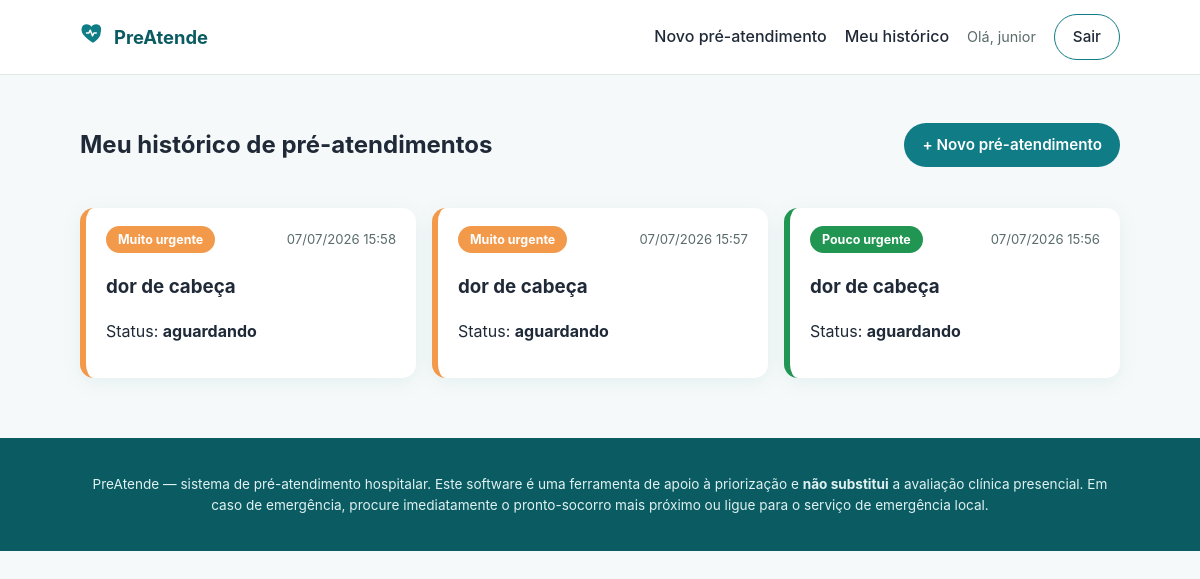
Screenshot of /minhas-triagens (signed in) with the database file from the repository.
### app/models.py (models this page shows, shortened)
class User(db.Model, UserMixin):
    __tablename__ = "usuarios"
    id = db.Column(db.String(36), primary_key=True, default=gerar_uuid)
    nome = db.Column(db.String(120), nullable=False)
    email = db.Column(db.String(150), unique=True, nullable=False, index=True)
    senha_hash = db.Column(db.String(255), nullable=False)
    papel = db.Column(db.String(20), nullable=False, default="paciente")
    ativo = db.Column(db.Boolean, default=True, nullable=False)
    criado_em = db.Column(db.DateTime, default=datetime.utcnow)
    triagens = db.relationship(
        "Triagem", back_populates="paciente", foreign_keys="Triagem.paciente_id"
    )
    def is_profissional(self):
        return self.papel in ("profissional", "admin")

class Triagem(db.Model):
    __tablename__ = "triagens"
    id = db.Column(db.String(36), primary_key=True, default=gerar_uuid)
    paciente_id = db.Column(db.String(36), db.ForeignKey("usuarios.id"), nullable=False)
    queixa_principal = db.Column(db.String(255), nullable=False)
    sintomas = db.Column(db.Text, nullable=True)  # texto livre, sintomas relatados
    escala_dor = db.Column(db.Integer, nullable=False, default=0)  # 0 a 10
    pressao_sistolica = db.Column(db.Integer, nullable=True)
    pressao_diastolica = db.Column(db.Integer, nullable=True)
    frequencia_cardiaca = db.Column(db.Integer, nullable=True)
    frequencia_respiratoria = db.Column(db.Integer, nullable=True)
    temperatura = db.Column(db.Float, nullable=True)
    saturacao_o2 = db.Column(db.Integer, nullable=True)
    sinais_gravidade = db.Column(db.Text, nullable=True)  # ex.: "sangramento;falta_de_ar"
    classificacao_cor = db.Column(db.String(20), nullable=False, default="verde")
    pontuacao_risco = db.Column(db.Integer, nullable=False, default=0)
    motivo_classificacao = db.Column(db.Text, nullable=True)
    status = db.Column(db.String(20), nullable=False, default="aguardando")
    atendido_por_id = db.Column(db.String(36), db.ForeignKey("usuarios.id"), nullable=True)
    observacoes_profissional = db.Column(db.Text, nullable=True)
    criado_em = db.Column(db.DateTime, default=datetime.utcnow, index=True)
    atualizado_em = db.Column(db.DateTime, default=datetime.utcnow, onupdate=datetime.utcnow)
    paciente = db.relationship("User", back_populates="triagens", foreign_keys=[paciente_id])
    profissional = db.relationship("User", foreign_keys=[atendido_por_id])
    def info_prioridade(self):
        return CORES_PRIORIDADE.get(self.classificacao_cor, CORES_PRIORIDADE["verde"])

### app/web/routes.py (the view)
@web_bp.route("/minhas-triagens")
@login_required
def minhas_triagens():
    triagens = (
        Triagem.query.filter_by(paciente_id=current_user.id)
        .order_by(Triagem.criado_em.desc())
        .all()
    )
    return render_template("minhas_triagens.html", triagens=triagens)

### app/templates/minhas_triagens.html (shortened to what this page needs)
{% extends "base.html" %}
{% block conteudo %}
<section class="cabecalho-pagina">
    <h1>Meu histórico de pré-atendimentos</h1>
    <a href="{{ url_for('web.nova_triagem') }}" class="botao botao--primario">+ Novo pré-atendimento</a>
</section>
{% if triagens %}
<div class="lista-cartoes">
    {% for t in triagens %}
    <a href="{{ url_for('web.detalhe_triagem', triagem_id=t.id) }}" class="cartao-triagem cartao-triagem--{{ t.classificacao_cor }}">
        <div class="cartao-triagem__topo">
            <span class="etiqueta-cor etiqueta-cor--{{ t.classificacao_cor }}">{{ t.info_prioridade().label }}</span>
            <span class="cartao-triagem__data">{{ t.criado_em.strftime('%d/%m/%Y %H:%M') }}</span>
        </div>
        <h3>{{ t.queixa_principal }}</h3>
        <p>Status: <strong>{{ t.status.replace('_', ' ') }}</strong></p>
    </a>
    {% endfor %}
</div>
{% else %}
<p class="texto-suave">Você ainda não registrou nenhum pré-atendimento.</p>
{% endif %}
{% endblock %}

### app/templates/base.html (shortened to what this page needs)
<!DOCTYPE html>
<html lang="pt-BR">
<head>
    <link rel="stylesheet" href="{{ url_for('static', filename='css/style.css') }}">
</head>
<body>
    <header class="topo">
        <div class="container topo__conteudo">
            <a href="{{ url_for('web.index') }}" class="marca">
                <span class="marca__icone" aria-hidden="true">
                </span>
                PreAtende
            </a>
            <nav class="nav-principal">
                {% if current_user.is_authenticated %}
                    {% if current_user.is_profissional() %}
                        <a href="{{ url_for('web.fila') }}">Fila de atendimento</a>
                    {% else %}
                        <a href="{{ url_for('web.nova_triagem') }}">Novo pré-atendimento</a>
                        <a href="{{ url_for('web.minhas_triagens') }}">Meu histórico</a>
                    {% endif %}
                    <span class="nav-usuario">Olá, {{ current_user.nome.split(' ')[0] }}</span>
                    <a href="{{ url_for('auth.logout') }}" class="botao botao--fantasma">Sair</a>
                {% else %}
                    <a href="{{ url_for('auth.login') }}">Entrar</a>
                    <a href="{{ url_for('auth.registrar') }}" class="botao botao--primario">Criar conta</a>
                {% endif %}
            </nav>
        </div>
    </header>
    <main class="container conteudo-principal">
        {% block conteudo %}{% endblock %}
    </main>
    <footer class="rodape">
        <div class="container">
            <p>PreAtende — sistema de pré-atendimento hospitalar. Este software é uma ferramenta de apoio à
            priorização e <strong>não substitui</strong> a avaliação clínica presencial. Em caso de emergência,
            procure imediatamente o pronto-socorro mais próximo ou ligue para o serviço de emergência local.</p>
        </div>
    </footer>
</body>
</html>

### app/static/css/style.css (style rules this page uses)
:root { --cor-primaria: #0f7c86; --cor-primaria-escura: #0b5b63; --cor-primaria-clara: #e6f5f4; --cor-fundo: #f6f9f9; --cor-texto: #1f2937; --cor-texto-suave: #5b6b6b; --cor-borda: #e2e8e8; --cor-branco: #ffffff; --cor-vermelho: #d7263d; --cor-laranja: #f2994a; --cor-amarelo: #e0b400; --cor-verde: #219653; --cor-azul: #2f80ed; --raio: 14px; --sombra: 0 4px 20px rgba(15, 124, 134, 0.08); --fonte: -apple-system, BlinkMacSystemFont, "Segoe UI", Roboto, Helvetica, Arial, sans-serif; }
* { box-sizing: border-box; }
body { margin: 0; font-family: var(--fonte); background: var(--cor-fundo); color: var(--cor-texto); line-height: 1.55; }
.container { max-width: 1080px; margin: 0 auto; padding: 0 20px; }
.topo { background: var(--cor-branco); border-bottom: 1px solid var(--cor-borda); position: sticky; top: 0; z-index: 10; }
.topo__conteudo { display: flex; align-items: center; justify-content: space-between; padding: 14px 20px; }
.marca { display: flex; align-items: center; gap: 8px; font-weight: 700; font-size: 1.15rem; color: var(--cor-primaria-escura); text-decoration: none; }
.nav-principal { display: flex; align-items: center; gap: 18px; flex-wrap: wrap; }
.nav-principal a { color: var(--cor-texto); text-decoration: none; font-weight: 500; }
.nav-usuario { color: var(--cor-texto-suave); font-size: 0.9rem; }
.botao { display: inline-block; padding: 10px 18px; border-radius: 999px; font-weight: 600; text-decoration: none; cursor: pointer; border: none; font-size: 0.95rem; transition: transform 0.05s ease, box-shadow 0.15s ease; }
.botao--primario { background: var(--cor-primaria); color: var(--cor-branco); }
.botao--fantasma { background: transparent; color: var(--cor-primaria-escura); border: 1.5px solid var(--cor-primaria); }
.conteudo-principal { padding: 32px 20px 60px; }
.cabecalho-pagina { display: flex; justify-content: space-between; align-items: center; flex-wrap: wrap; gap: 14px; margin-bottom: 24px; }
.lista-cartoes { display: grid; grid-template-columns: repeat(auto-fill, minmax(260px, 1fr)); gap: 16px; }
.cartao-triagem { display: block; background: var(--cor-branco); border-radius: var(--raio); padding: 18px 20px; box-shadow: var(--sombra); text-decoration: none; color: var(--cor-texto); border-left: 6px solid var(--cor-borda); }
.cartao-triagem--laranja { border-left-color: var(--cor-laranja); }
.cartao-triagem--verde { border-left-color: var(--cor-verde); }
.cartao-triagem__topo { display: flex; justify-content: space-between; align-items: center; margin-bottom: 8px; }
.cartao-triagem__data { font-size: 0.82rem; color: var(--cor-texto-suave); }
.etiqueta-cor { display: inline-block; padding: 4px 12px; border-radius: 999px; font-size: 0.78rem; font-weight: 700; color: var(--cor-branco); }
.etiqueta-cor--laranja { background: var(--cor-laranja); }
.etiqueta-cor--verde { background: var(--cor-verde); }
.rodape { background: var(--cor-primaria-escura); color: #dff2f1; padding: 22px 0; font-size: 0.85rem; text-align: center; }

### rows the page displays
User: nome "junior"
Triagem: info_prioridade "Muito urgente", criado_em "07/07/2026 15:58", queixa_principal "dor de cabeça", status.replace "aguardando"
Triagem: info_prioridade "Muito urgente", criado_em "07/07/2026 15:57", queixa_principal "dor de cabeça", status.replace "aguardando"
Triagem: info_prioridade "Pouco urgente", criado_em "07/07/2026 15:56", queixa_principal "dor de cabeça", status.replace "aguardando"
